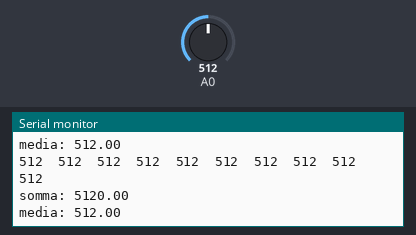
This sketch was run on a simulated Arduino Uno, built with avr-gcc and run on an emulated ATmega328P. On the bench: the last lines printed to the serial monitor. Inputs (shaded band) come from the test bench; at power-on: A0 = 512.

Above: at 1.2 s.
1.3 s: A0 set to 716
At 2.6 s:
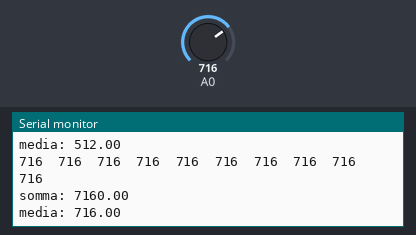
2.8 s: A0 set to 900
At 4.0 s:
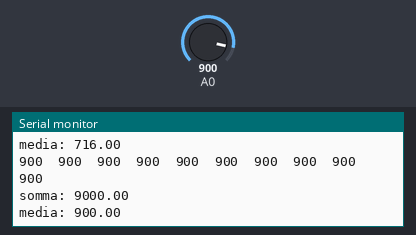
Timing chart, 0 to 5.8 s (numbered marks = the images above; inputs shaded):
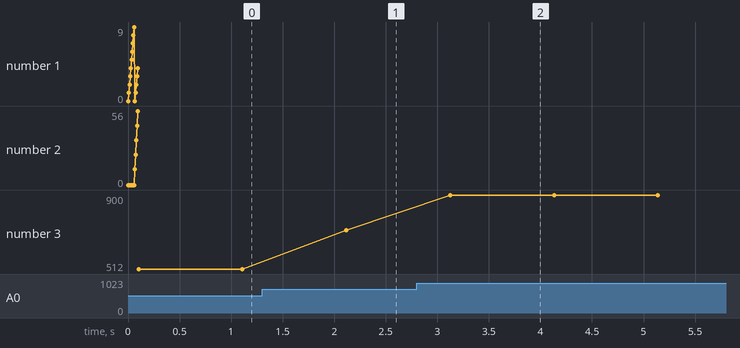

Measured:
- after the input at 1.3 s, the serial monitor: prints a new line after 0.82 s (image 1)
- after the input at 2.8 s, the serial monitor: prints a new line after 0.32 s (image 2)
- plotted number 3: 512 → 716 after the input at 1.3 s, 716 → 900 after the input at 2.8 s

The sketch:

A012-array-media.ino
```cpp
int lux[10];
int temp[] = {12,23,34,45,56};

void setup() {
  Serial.begin(9600);

  int n = sizeof(temp) / sizeof(int);
  Serial.println(n);

  for (int i = 0; i < (sizeof(lux) / sizeof(int)); i++) {
    lux[i] = 0;
    Serial.print(i);
    Serial.print(": ");
    Serial.println(lux[i]);
  }

  for (int i = 0; i < (sizeof(temp) / sizeof(int)); i++) {
    Serial.print(i);
    Serial.print(": ");
    Serial.println(temp[i]);
  }

}

void loop() {
  for (int i = 0; i < 10; i++) {
    lux[i] = analogRead(A0);
    Serial.print(lux[i]);
    Serial.print("\t");
  }
  Serial.print("\n");

  float media = 0.0;
  float somma = 0.0;
  for (int i = 0; i < 10; i++) {
    somma = somma + (float)lux[i];
  }
  Serial.print("somma: ");
  Serial.println(somma);
  media = somma / 10.0;
  Serial.print("media: ");
  Serial.println(media);
  delay(1000);
}
```
